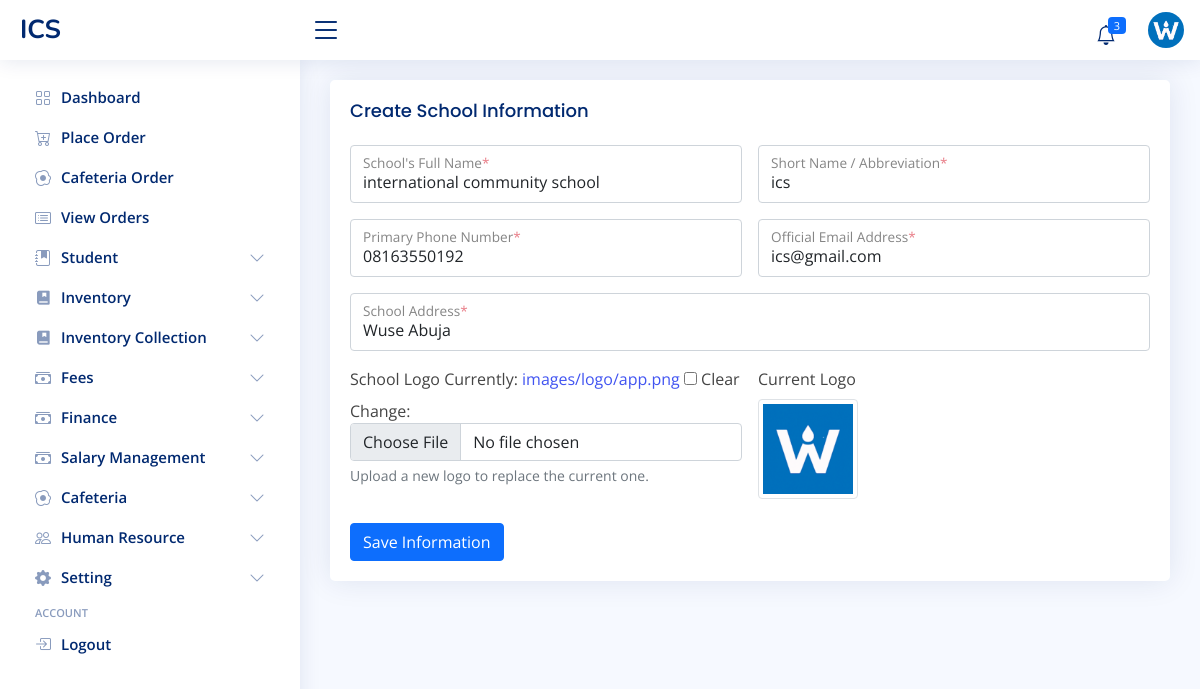
Page /school-info/update/1/ (signed in) on the committed database.
### admin_site/models.py (models this page shows)
class SchoolInfoModel(models.Model):
    name = models.CharField(max_length=250)
    short_name = models.CharField(max_length=50)
    logo = models.FileField(upload_to='images/logo', blank=True, null=True)
    mobile = models.CharField(max_length=20)
    email = models.EmailField()
    address = models.CharField(max_length=255)
    def __str__(self):
        return self.short_name.upper()

### admin_site/views.py (the view, shortened to what this page needs)
# urls.py: path('school-info/update/<int:pk>/', SchoolInfoUpdateView.as_view(), name='school_info_edit'),
class SchoolInfoUpdateView(LoginRequiredMixin, PermissionRequiredMixin, SuccessMessageMixin, UpdateView):
    model = SchoolInfoModel
    permission_required = 'admin_site.change_schoolinfomodel'
    form_class = SchoolInfoForm
    template_name = 'admin_site/school_info/create.html'
    success_message = 'School Information Updated Successfully'

### admin_site/forms.py
class SchoolInfoForm(forms.ModelForm):
    def __init__(self, *args, **kwargs):
        super().__init__(*args, **kwargs)
        for field in self.fields:
            if field != 'separate_school_section':
                self.fields[field].widget.attrs.update({
                    'class': 'form-control',
                    'autocomplete': 'off'
                })
    class Meta:
        model = SchoolInfoModel
        fields = '__all__'

### admin_site/context_processor.py (called while the page is built)
def school_info(request):
    info = SchoolInfoModel.objects.first()
    academic = SchoolSettingModel.objects.first()
    low_stock_list = ItemModel.objects.annotate(
    total_qty=ExpressionWrapper(
        F('shop_quantity') + F('store_quantity'),
        output_field=DecimalField(max_digits=10, decimal_places=2)
    )
).filter(total_qty__lte=F('reorder_level'))
    return {
        'school_info': info,
        'academic_info': academic,
        'low_stock_list': low_stock_list,
        'low_stock': low_stock_list.count(),
    }

### admin_site/models.py (called while the page is built)
    def __str__(self):
        return self.name

### inventory/models.py (called while the page is built)
    def __str__(self):
        return f"{self.name} ({self.get_unit_display()})"

    @property
    def total_quantity(self):
        return self.shop_quantity + self.store_quantity

### admin_site/templates/admin_site/school_info/create.html (shortened to what this page needs)
{% extends 'admin_site/layout.html' %}
{% block 'main' %}
<div class="col-12">
    <div class="card">
        <div class="card-body">
            <h5 class="card-title">
                {% if mode == 'update' %}
                    Update School Information
                {% else %}
                    Create School Information
                {% endif %}
            </h5>
            <form method="POST" enctype="multipart/form-data">
                <div class="row g-3">
                    <div class="col-md-6">
                        <div class="form-floating">
                            {{ form.name }}
                            <label for="id_name">School's Full Name<span class="text-danger">*</span></label>
                        </div>
                    </div>
                    <div class="col-md-6">
                        <div class="form-floating">
                            {{ form.short_name }}
                            <label for="id_short_name">Short Name / Abbreviation<span class="text-danger">*</span></label>
                        </div>
                    </div>
                    <div class="col-md-6">
                        <div class="form-floating">
                            {{ form.mobile }}
                            <label for="id_mobile">Primary Phone Number<span class="text-danger">*</span></label>
                        </div>
                    </div>
                    <div class="col-md-6">
                        <div class="form-floating">
                            {{ form.email }}
                            <label for="id_email">Official Email Address<span class="text-danger">*</span></label>
                        </div>
                    </div>
                    <div class="col-12">
                        <div class="form-floating">
                            {{ form.address }}
                            <label for="id_address">School Address<span class="text-danger">*</span></label>
                        </div>
                    </div>
                    <div class="col-md-6">
                        <label for="id_logo" class="form-label">School Logo</label>
                        {{ form.logo }}
                        <div class="form-text">Upload a new logo to replace the current one.</div>
                    </div>
                    {% if school_info.logo %}
                        <div class="col-md-6">
                            <label class="form-label">Current Logo</label><br>
                            <img src="{{ school_info.logo.url }}" alt="Current School Logo" class="img-thumbnail" style="max-height: 100px;">
                        </div>
                    {% endif %}
                </div>
                <div class="text-start mt-4">
                    <button type="submit" class="btn btn-primary">
                        {% if mode == 'update' %}
                            Save Changes
                        {% else %}
                            Save Information
                        {% endif %}
                    </button>
                </div>
            </form>
        </div>
    </div>
</div>
{% endblock %}

### admin_site/templates/admin_site/layout.html (shortened to what this page needs)
<!DOCTYPE html>
{% load static %}
<html lang="en">
<head>
    <link href="{% static 'admin_site/vendor/bootstrap/css/bootstrap.min.css' %}" rel="stylesheet">
    <link href="{% static 'admin_site/vendor/bootstrap-icons/bootstrap-icons.css' %}" rel="stylesheet">
    <link href="{% static 'admin_site/vendor/boxicons/css/boxicons.min.css' %}" rel="stylesheet">
    <link href="{% static 'admin_site/vendor/quill/quill.snow.css' %}" rel="stylesheet">
    <link href="{% static 'admin_site/vendor/quill/quill.bubble.css' %}" rel="stylesheet">
    <link href="{% static 'admin_site/vendor/remixicon/remixicon.css' %}" rel="stylesheet">
    <link href="{% static 'admin_site/vendor/simple-datatables/style.css' %}" rel="stylesheet">
    <link href="{% static 'admin_site/styles/style.css' %}" rel="stylesheet">
</head>
<body>
<header class="header non-printable fixed-top d-flex align-items-center" id="header">
    <div class="d-flex align-items-center justify-content-between">
        <a class="logo d-flex align-items-center" href="{% url 'admin_dashboard' %}">
            <span class="d-none d-lg-block">{{ school_info|upper }}</span>
        </a>
        <i class="bi bi-list toggle-sidebar-btn"></i>
    </div>
    <nav class="header-nav ms-auto">
        <ul class="d-flex align-items-center">
            <li class="nav-item dropdown">
          <a class="nav-link nav-icon" href="#" data-bs-toggle="dropdown">
            <i class="bi bi-bell"></i>
            <span class="badge bg-primary badge-number">{{ low_stock }}</span>
          </a>
        </li>
            <li class="nav-item dropdown pe-3">
                <a class="nav-link nav-profile d-flex align-items-center pe-0" data-bs-toggle="dropdown" href="#">
                    {% if user.is_superuser %}
                    <img alt="Profile" class="rounded-circle" src="{{ school_info.logo.url }}">
                    {% else %}
                    {% if user.profile.staff.image %}
                    <img alt="Profile" class="rounded-circle" src="{{user.profile.staff.image.url}}">
                    {% else %}
                    <img alt="Profile" class="rounded-circle" src="{% static 'admin_site/images/default_image.jpg' %}">
                    {% endif %}
                    {% endif %}
                </a>
            </li>
        </ul>
    </nav>
</header>
<aside class="sidebar non-printable" id="sidebar" style="">
    <ul class="sidebar-nav" id="sidebar-nav">
        <li class="nav-item">
            <a class="nav-link collapsed" href="{% url 'admin_dashboard' %}">
                <i class="bi bi-grid"></i>
                <span>Dashboard</span>
            </a>
        </li>
        {% if 'inventory.add_salemodel' in perms %}
        <li class="nav-item">
            <a class="nav-link collapsed" href="{% url 'place_order' %}">
                <i class="bi bi-cart-plus"></i>
                <span>Place Order</span>
            </a>
        </li>
        {% endif %}
        {% if 'cafeteria.add_mealcollectionmodel' in perms %}
        <li class="nav-item">
            <a class="nav-link collapsed" href="{% url 'cafeteria_collection_live' %}">
                <i class="bi bi-egg-fried"></i>
                <span>Cafeteria Order</span>
            </a>
        </li>
        {% endif %}
        {% if 'inventory.view_salemodel' in perms %}
        <li class="nav-item">
            <a class="nav-link collapsed" href="{% url 'view_orders' %}">
                <i class="bi bi-card-list"></i>
                <span>View Orders</span>
            </a>
        </li>
        {% endif %}
        {% if 'student.add_studentmodel' in perms or 'student.view_studentmodel' in perms or 'student.view_studentsettingmodel' in perms %}
            <li class="nav-item">
                <a class="nav-link collapsed" data-bs-target="#stud" data-bs-toggle="collapse" href="#">
                    <i class="bi bi-journal-bookmark-fill"></i><span>Student</span><i
                        class="bi bi-chevron-down ms-auto"></i>
                </a>
            </li>
            {% endif %}
        {% if 'inventory.view_itemmodel' in perms or 'inventory.view_stockinmodel' in perms or 'inventory.view_inventorycollectionmodel' in perms %}
        <li class="nav-item">
            <a class="nav-link collapsed" data-bs-target="#acad" data-bs-toggle="collapse" href="#">
                <i class="ri-book-mark-fill"></i><span>Inventory</span><i class="bi bi-chevron-down ms-auto"></i>
            </a>
        </li>
        {% endif %}
        {% if 'inventory.view_itemmodel' in perms or 'inventory.view_stockinmodel' in perms or 'inventory.view_purchaseordermodel' in perms %}
        <li class="nav-item">
            <a class="nav-link collapsed" data-bs-target="#acad2" data-bs-toggle="collapse" href="#">
                <i class="ri-book-mark-fill"></i><span>Inventory Collection</span><i class="bi bi-chevron-down ms-auto"></i>
            </a>
        </li>
        {% endif %}
         {% if 'finance.view_feemodel' in perms or 'finance.view_feepaymentmodel' in perms %}
        <li class="nav-item">
            <a class="nav-link collapsed" data-bs-target="#fees" data-bs-toggle="collapse" href="#">
                <i class="bi bi-cash-stack"></i><span>Fees</span><i class="bi bi-chevron-down ms-auto"></i>
            </a>
        </li>
        {% endif %}
        {% if 'finance.add_studentfundingmodel' in perms or 'finance.view_studentfundingmodel' in perms or 'finance.view_expensemodel' in perms %}
            <li class="nav-item">
                <a class="nav-link collapsed" data-bs-target="#fee" data-bs-toggle="collapse" href="#">
                    <i class="bi bi-cash-stack"></i><span>Finance</span><i class="bi bi-chevron-down ms-auto"></i>
                </a>
            </li>
            {% endif %}
        {% if 'finance.add_salaryrecord' in perms or 'finance.view_salaryrecord' in perms %}
            <li class="nav-item">
                <a class="nav-link collapsed" data-bs-target="#sal" data-bs-toggle="collapse" href="#">
                    <i class="bi bi-cash-stack"></i><span>Salary Management</span><i class="bi bi-chevron-down ms-auto"></i>
                </a>
            </li>
            {% endif %}
        {% if 'cafeteria.view_mealcollectionmodel' in perms or 'cafeteria.view_cafeteriasettingmodel' in perms %}
        <li class="nav-item">
            <a class="nav-link collapsed" data-bs-target="#cafe" data-bs-toggle="collapse" href="#">
                <i class="bi bi-egg-fried"></i><span>Cafeteria</span><i class="bi bi-chevron-down ms-auto"></i>
            </a>
        </li>
        {% endif %}
       {% if 'human_resource.add_staffmodel' in perms or 'human_resource.view_staffmodel' in perms or 'auth.add_group' in perms %}
        <li class="nav-item">
            <a class="nav-link collapsed" data-bs-target="#hr" data-bs-toggle="collapse" href="#">
                <i class="bi bi-people"></i><span>Human Resource</span><i class="bi bi-chevron-down ms-auto"></i>
            </a>
        </li>
        {% endif %}
        {% if 'admin_site.change_schoolinfomodel' in perms or 'admin_site.change_schoolsettingmodel' in perms or 'admin_site.add_classesmodel' in perms %}
            <li class="nav-item">
                <a class="nav-link collapsed" data-bs-target="#tables-nav" data-bs-toggle="collapse" href="#">
                    <i class="bi bi-gear-fill"></i><span>Setting</span><i class="bi bi-chevron-down ms-auto"></i>
                </a>
            </li>
            {% endif %}
        <li class="nav-heading">Account</li>
        <li class="nav-item">
            <a class="nav-link collapsed" href="{% url 'logout' %}">
                <i class="bi bi-box-arrow-in-right"></i>
                <span>Logout</span>
            </a>
        </li></ul>
</aside>
<main class="main" id="main">
    <section class="section dashboard">
        {% block 'main' %} {% endblock %}
    </section>
</main>
</body>
</html>

### admin_site/static/admin_site/styles/style.css (style rules this page uses)
:root { scroll-behavior: smooth; }
body { font-family: "Open Sans", sans-serif; background: #f6f9ff; color: #444444; }
a { color: #4154f1; text-decoration: none; }
h1, h2, h3, h4, h5, h6 { font-family: "Nunito", sans-serif; }
#main { margin-top: 60px; padding: 20px 30px; transition: all 0.3s; }
.card { margin-bottom: 30px; border: none; border-radius: 5px; box-shadow: 0px 0 30px rgba(1, 41, 112, 0.1); }
.card-title { padding: 20px 0 15px 0; font-size: 18px; font-weight: 500; color: #012970; font-family: "Poppins", sans-serif; }
.card-body { padding: 0 20px 20px 20px; }
.logo { line-height: 1; }
@media (min-width: 1200px) { .logo { width: 280px; } }
.logo span { font-size: 26px; font-weight: 700; color: #012970; font-family: "Nunito", sans-serif; }
.header { transition: all 0.5s; z-index: 997; height: 60px; box-shadow: 0px 2px 20px rgba(1, 41, 112, 0.1); background-color: #fff; padding-left: 20px; }
.header .toggle-sidebar-btn { font-size: 32px; padding-left: 10px; cursor: pointer; color: #012970; }
.header-nav ul { list-style: none; }
.header-nav > ul { margin: 0; padding: 0; }
.header-nav .nav-icon { font-size: 20px; color: #012970; }
.header-nav .nav-profile { color: #012970; }
.header-nav .nav-profile img { max-height: 36px; }
.header-nav .badge-number { position: absolute; inset: 4px 6px auto auto; font-weight: normal; font-size: 11px; padding: 3px 6px; }
.sidebar { position: fixed; top: 60px; left: 0; bottom: 0; width: 300px; z-index: 996; transition: all 0.3s; padding: 20px; overflow-y: auto; scrollbar-width: thin; scrollbar-color: #aab7cf transparent; box-shadow: 0px 0px 20px rgba(1, 41, 112, 0.1); background-color: #fff; }
@media (min-width: 1200px) { #main, #footer { margin-left: 300px; } }
.sidebar-nav { padding: 0; margin: 0; list-style: none; }
.sidebar-nav li { padding: 0; margin: 0; list-style: none; }
.sidebar-nav .nav-item { margin-bottom: 5px; }
.sidebar-nav .nav-heading { font-size: 11px; text-transform: uppercase; color: #899bbd; font-weight: 600; margin: 10px 0 5px 15px; }
.sidebar-nav .nav-link { display: flex; align-items: center; font-size: 15px; font-weight: 600; color: #4154f1; transition: 0.3; background: #f6f9ff; padding: 10px 15px; border-radius: 4px; }
.sidebar-nav .nav-link i { font-size: 16px; margin-right: 10px; color: #4154f1; }
.sidebar-nav .nav-link.collapsed { color: #012970; background: #fff; }
.sidebar-nav .nav-link.collapsed i { color: #899bbd; }
.sidebar-nav .nav-link .bi-chevron-down { margin-right: 0; transition: transform 0.2s ease-in-out; }

### admin_site/templates/admin_site/layout.html (style rules this page uses)
.nav-link { height:35px }

### rows in the picture
SchoolInfoModel: short_name "ICS", logo (picture), name "international community school", short_name "ics", mobile "08163550192", email "ics@gmail.com", address "Wuse Abuja"

### other values in the picture
{{ low_stock }} "3"
